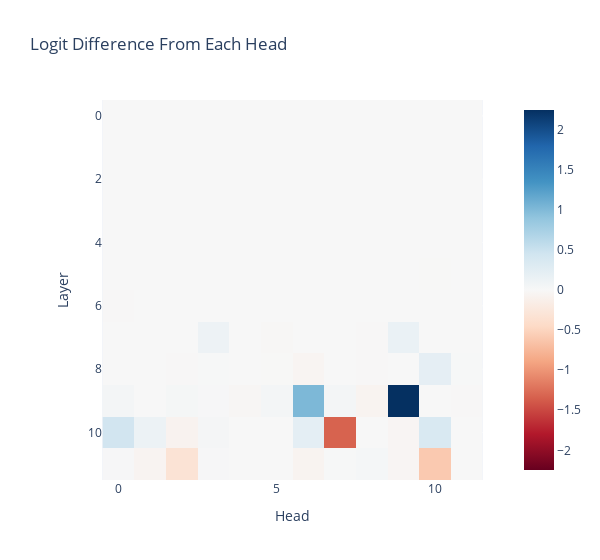

Write notebook code for a chart like this one.
### Markdown cell above
# 4. Head attribution

We can further break down the output of each attention layer into the sum of the outputs of each attention head. Each attention layer consists of 12 heads, which each act independently and additively. The standard way to compute the output of an attention layer is by concatenating the mixed values of each head, and multiplying by a big output weight matrix. But, as described in `A Mathematical Framework`, this is equivalent to splitting the output weight matrix into a per-head output and adding them up (including an overall bias term for the entire layer).

Below we see that only a few heads really matter - heads 9.6 and 9.9 contribute a lot positively, explaining why attention layer 9 is so important, while heads 10.7 and 11.10 contribute a lot negatively, explaining why attention layer 10 and layer 11 are actively harmful. These correspond to some of the name movers and negative name movers discussed in the `Mathematical Framework` paper. There are also several heads that matter positively or negatively but less strongly (other name movers and backup name movers).

These observations supports the claim in `A Mathematical Framework` paper that **attention heads are the right level of abstraction to understand attention**.

### Code cell
per_head_residual, labels = cache.stack_head_results(layer=-1, pos_slice=-1, return_labels=True)
per_head_residual = einops.rearrange(per_head_residual, '(layer head) ... -> layer head ...', layer=model.cfg.n_layers)
per_head_logit_diffs = residual_stack_to_logit_diff(per_head_residual, cache)

imshow(
    per_head_logit_diffs,
    labels={'x': 'Head', 'y': 'Layer'},
    title='Logit Difference From Each Head',
    width=600,
)

### Figure 1 — Plotly figure (JSON) as saved in the notebook; plotly's stock layout.template omitted (floating-point values rounded to 4 significant figures; data arrays with more than 128 entries replaced by an {"elided": "..."} marker saying what was removed)
{"data": [{"coloraxis": "coloraxis", "hovertemplate": "Head: %{x}<br>Layer: %{y}<br>color: %{z}<extra></extra>", "name": "0", "type": "heatmap", "xaxis": "x", "yaxis": "y", "z": {"elided": "12x12 float values"}}], "layout": {"coloraxis": {"cmid": 0, "colorscale": [[0, "rgb(103,0,31)"], [0.1, "rgb(178,24,43)"], [0.2, "rgb(214,96,77)"], [0.3, "rgb(244,165,130)"], [0.4, "rgb(253,219,199)"], [0.5, "rgb(247,247,247)"], [0.6, "rgb(209,229,240)"], [0.7, "rgb(146,197,222)"], [0.8, "rgb(67,147,195)"], [0.9, "rgb(33,102,172)"], [1, "rgb(5,48,97)"]]}, "title": {"text": "Logit Difference From Each Head"}, "width": 600, "xaxis": {"anchor": "y", "constrain": "domain", "domain": [0, 1], "scaleanchor": "y", "title": {"text": "Head"}}, "yaxis": {"anchor": "x", "autorange": "reversed", "constrain": "domain", "domain": [0, 1], "title": {"text": "Layer"}}}}
